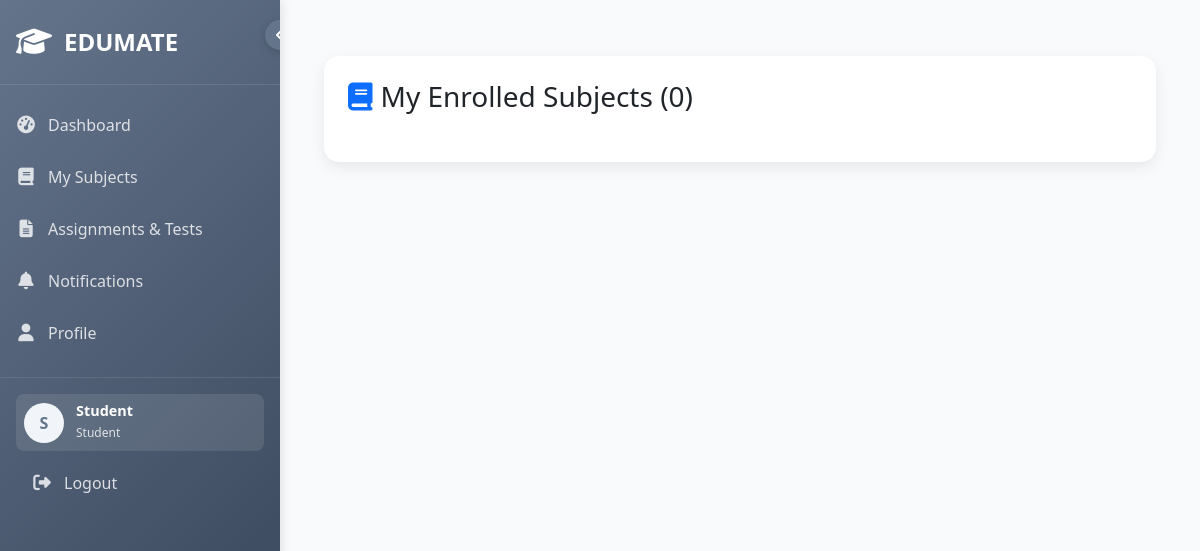
/student_dashboard/subjects.php (signed in), run on an earlier commit of the app's database.
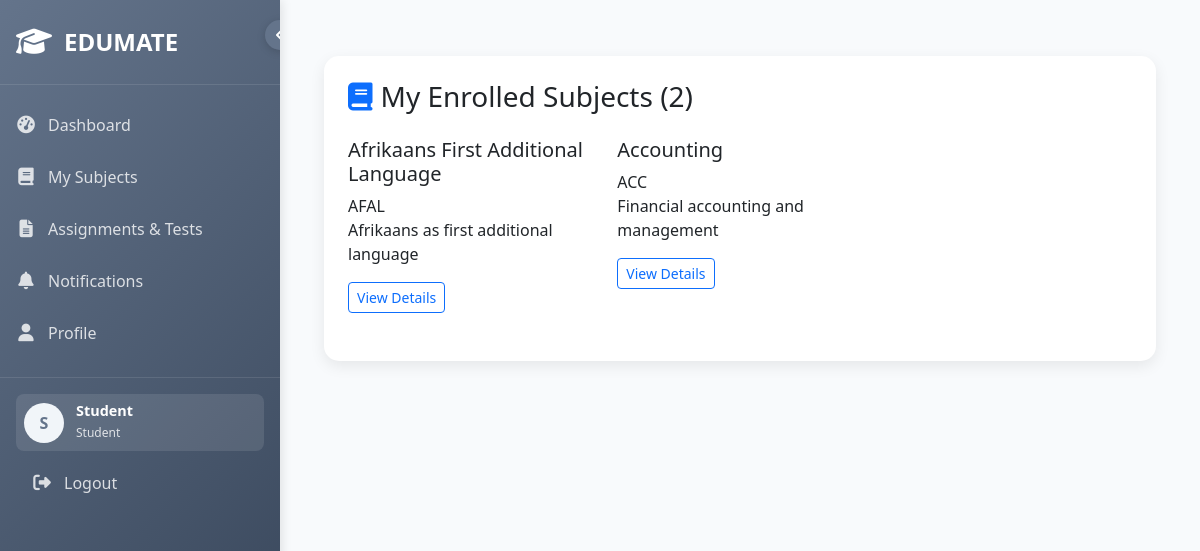
And on a later commit of the database.
### tables this page shows
CREATE TABLE `subject_enrollments` (
  `id` int(11) NOT NULL,
  `student_id` int(11) NOT NULL,
  `subject_id` int(11) NOT NULL,
  `grade_at_enrollment` int(11) NOT NULL,
  `status` enum('active','dropped','completed') DEFAULT 'active',
  `enrollment_date` timestamp NOT NULL DEFAULT current_timestamp(),
  `dropped_date` timestamp NULL DEFAULT NULL,
  `created_at` timestamp NOT NULL DEFAULT current_timestamp(),
  `updated_at` timestamp NOT NULL DEFAULT current_timestamp() ON UPDATE current_timestamp()
);

CREATE TABLE `subjects` (
  `id` int(11) NOT NULL,
  `subject_name` varchar(100) NOT NULL,
  `subject_code` varchar(10) NOT NULL,
  `category` enum('core','elective','practical') NOT NULL DEFAULT 'core',
  `applicable_grades` longtext NOT NULL CHECK (json_valid(`applicable_grades`)),
  `description` text DEFAULT NULL,
  `is_active` tinyint(1) DEFAULT 1,
  `created_at` timestamp NOT NULL DEFAULT current_timestamp()
);

### student_dashboard/subjects.php (the view, shortened to what this page needs)
<?php
require_once '../config/database.php';
$student_id = $_SESSION['user_id'];
$stmt = $pdo->prepare("SELECT * FROM users WHERE id = ?");
$stmt->execute([$student_id]);
$student_data = $stmt->fetch(PDO::FETCH_ASSOC);
$student_grade = $student_data ? $student_data['grade'] : null;
$enrolled_subjects = [];
if ($student_grade) {
    $stmt = $pdo->prepare("
        SELECT s.*, se.enrollment_date, se.grade_at_enrollment
        FROM subjects s
        JOIN subject_enrollments se ON s.id = se.subject_id
        WHERE se.student_id = ? AND se.status='active'
    ");
    $stmt->execute([$student_id]);
    $enrolled_subjects = $stmt->fetchAll(PDO::FETCH_ASSOC);
}
$selected_subject = null;
$materials = [];
$open_resources = [];
include '../includes/student_header.php';
?>
<div class="container py-4">
    <?php if ($selected_subject): ?>
        <div class="subject-card mb-4">
            <div class="subject-header <?= $selected_subject['category']; ?>">
                <div class="d-flex justify-content-between">
                    <h3 class="mb-0"><?= htmlspecialchars($selected_subject['subject_name']); ?></h3>
                    <span class="badge bg-light text-dark">Grade <?= $selected_subject['grade_at_enrollment']; ?></span>
                </div>
                <div class="stats-badge mt-2"><?= htmlspecialchars($selected_subject['subject_code']); ?></div>
            </div>
            <div class="card-body">
                <p class="mb-3"><?= htmlspecialchars($selected_subject['description']); ?></p>
                <div class="mb-3">
                    <i class="fas fa-calendar me-2"></i>Enrolled: <?= date("M d, Y", strtotime($selected_subject['enrollment_date'])); ?>
                </div>
            </div>
        </div>
        <div class="content-card p-4 mb-4">
            <h4 class="mb-3"><i class="fas fa-book-open text-primary me-2"></i>Teacher Materials</h4>
            <?php if (empty($materials)): ?>
                <p>No materials uploaded yet.</p>
            <?php else: ?>
                <div class="row">
                    <?php foreach ($materials as $m): ?>
                        <div class="col-md-6 mb-3">
                            <div class="card h-100">
                                <div class="card-body">
                                    <h5><?= htmlspecialchars($m['title']); ?></h5>
                                    <p class="text-muted"><?= htmlspecialchars($m['description']); ?></p>
                                    <small>By <?= htmlspecialchars($m['teacher_name']); ?> on <?= date("M d, Y", strtotime($m['created_at'])); ?></small>
                                    <div class="mt-2">
                                        <?php if ($m['file_path']): ?>
                                            <a href="../<?= $m['file_path']; ?>" target="_blank" class="btn btn-sm btn-outline-primary">📂 Download</a>
                                        <?php endif; ?>
                                        <?php if ($m['external_link']): ?>
                                            <a href="<?= $m['external_link']; ?>" target="_blank" class="btn btn-sm btn-outline-secondary">🔗 Open Link</a>
                                        <?php endif; ?>
                                    </div>
                                </div>
                            </div>
                        </div>
                    <?php endforeach; ?>
                </div>
            <?php endif; ?>
        </div>
        <div class="content-card p-4 mb-4">
            <h4 class="mb-3"><i class="fas fa-globe text-success me-2"></i>Additional Resources</h4>
            <?php if (empty($open_resources)): ?>
                <p>No additional resources.</p>
            <?php else: ?>
                <?php foreach ($open_resources as $r): ?>
                    <div class="card mb-3">
                        <div class="card-body">
                            <h5><?= htmlspecialchars($r['title']); ?></h5>
                            <p class="text-muted"><?= htmlspecialchars($r['description']); ?></p>
                            <a href="<?= $r['resource_link']; ?>" target="_blank" class="btn btn-sm btn-outline-success">Open Resource</a>
                        </div>
                    </div>
                <?php endforeach; ?>
            <?php endif; ?>
        </div>
        <a href="subjects.php" class="btn btn-secondary"><i class="fas fa-arrow-left me-2"></i>Back to My Subjects</a>
    <?php else: ?>
        <div class="content-card p-4">
            <h3 class="mb-4"><i class="fas fa-book text-primary me-2"></i>My Enrolled Subjects (<?= count($enrolled_subjects) ?>)</h3>
            <div class="row">
                <?php foreach ($enrolled_subjects as $subject): ?>
                    <div class="col-md-4 mb-4">
                        <div class="subject-card">
                            <div class="subject-header <?= $subject['category']; ?>">
                                <h5><?= htmlspecialchars($subject['subject_name']); ?></h5>
                                <div class="stats-badge"><?= htmlspecialchars($subject['subject_code']); ?></div>
                            </div>
                            <div class="card-body">
                                <p><?= htmlspecialchars($subject['description'] ?? 'No description available.'); ?></p>
                                <a href="?view_id=<?= $subject['id']; ?>" class="btn btn-outline-primary btn-sm">View Details</a>
                            </div>
                        </div>
                    </div>
                <?php endforeach; ?>
            </div>
        </div>
    <?php endif; ?>
</div>
<?php include '../includes/student_footer.php'; ?>

### includes/student_header.php (shortened to what this page needs)
<?php
$student_name = $_SESSION['student_name'] ?? 'Student';
$current_page = basename($_SERVER['PHP_SELF'], '.php');
?>
<!DOCTYPE html>
<html lang="en">
<head>
    <link href="https://cdn.jsdelivr.net/npm/bootstrap@5.3.0/dist/css/bootstrap.min.css" rel="stylesheet">
    <link href="https://cdnjs.cloudflare.com/ajax/libs/font-awesome/6.4.0/css/all.min.css" rel="stylesheet">
</head>
<body>
    <nav class="sidebar" id="sidebar">
        <div class="sidebar-header">
            <a href="student_dashboard.php" class="sidebar-brand">
                <i class="fas fa-graduation-cap"></i>
                <span>EDUMATE</span>
            </a>
            <button class="sidebar-toggle d-none d-md-block" onclick="toggleSidebar()">
                <i class="fas fa-angle-left" id="toggleIcon"></i>
            </button>
        </div>
        <div class="sidebar-nav">
            <ul class="nav flex-column">
                <li class="nav-item">
                    <a class="nav-link <?php echo ($current_page === 'student_dashboard') ? 'active' : ''; ?>"
                       href="student_dashboard.php" data-bs-toggle="tooltip" data-bs-placement="right" title="Dashboard">
                        <i class="fas fa-tachometer-alt"></i>
                        <span>Dashboard</span>
                    </a>
                </li>
                <li class="nav-item">
                    <a class="nav-link <?php echo ($current_page === 'courses') ? 'active' : ''; ?>"
                       href="subjects.php" data-bs-toggle="tooltip" data-bs-placement="right" title="My subjects">
                        <i class="fas fa-book"></i>
                        <span>My Subjects</span>
                    </a>
                </li>
                <li class="nav-item">
                    <a class="nav-link <?php echo ($current_page === 'assignments') ? 'active' : ''; ?>"
                       href="assignments.php" data-bs-toggle="tooltip" data-bs-placement="right" title="Assignments & Tests">
                        <i class="fas fa-file-alt"></i>
                        <span>Assignments & Tests</span>
                    </a>
                </li>
                <li class="nav-item">
                    <a class="nav-link <?php echo ($current_page === 'notifications') ? 'active' : ''; ?>"
                       href="notifications.php" data-bs-toggle="tooltip" data-bs-placement="right" title="Notifications">
                        <i class="fas fa-bell"></i>
                        <span>Notifications</span>
                    </a>
                </li>
                <li class="nav-item">
                    <a class="nav-link <?php echo ($current_page === 'profile') ? 'active' : ''; ?>"
                       href="student_profile.php" data-bs-toggle="tooltip" data-bs-placement="right" title="Profile">
                        <i class="fas fa-user"></i>
                        <span>Profile</span>
                    </a>
                </li>
            </ul>
        </div>
        <div class="sidebar-footer">
            <div class="user-info">
                <div class="user-avatar">
                    <?php echo strtoupper(substr($student_name, 0, 1)); ?>
                </div>
                <div class="user-details">
                    <h6><?php echo htmlspecialchars($student_name); ?></h6>
                    <small>Student</small>
                </div>
            </div>
            <a class="nav-link mt-2" href="../logout.php" onclick="confirmLogout(event)" data-bs-toggle="tooltip" data-bs-placement="right" title="Logout">
                <i class="fas fa-sign-out-alt"></i>
                <span>Logout</span>
            </a>
        </div>
    </nav>
    <main class="main-content" id="mainContent"><?php

### includes/student_footer.php (shortened to what this page needs)
</main>
</body>
</html>

### includes/student_header.php (style rules this page uses)
:root { --sidebar-width: 280px; --sidebar-collapsed-width: 70px; --primary-neutral: #64748b; --secondary-neutral: #475569; --light-neutral: #f1f5f9; --dark-neutral: #334155; --accent-neutral: #94a3b8; }
body { font-family: 'Segoe UI', Tahoma, Geneva, Verdana, sans-serif; background-color: #f8fafc; }
.sidebar { position: fixed; top: 0; left: 0; height: 100vh; width: var(--sidebar-width); background: linear-gradient(135deg, var(--primary-neutral) 0%, var(--dark-neutral) 100%); transition: all 0.3s ease; z-index: 1000; overflow-x: hidden; box-shadow: 2px 0 10px rgba(0, 0, 0, 0.1); }
.sidebar-header { padding: 1.5rem 1rem; border-bottom: 1px solid rgba(255, 255, 255, 0.1); display: flex; align-items: center; min-height: 80px; }
.sidebar-brand { color: white; font-size: 1.5rem; font-weight: bold; text-decoration: none; display: flex; align-items: center; transition: all 0.3s ease; }
.sidebar-brand i { margin-right: 0.75rem; font-size: 1.8rem; }
.sidebar-toggle { position: absolute; top: 20px; right: -15px; background: var(--primary-neutral); color: white; border: none; border-radius: 50%; width: 30px; height: 30px; display: flex; align-items: center; justify-content: center; cursor: pointer; transition: all 0.3s ease; box-shadow: 0 2px 8px rgba(0, 0, 0, 0.15); }
.sidebar-nav { padding: 1rem 0; flex: 1; }
.nav-item { margin-bottom: 0.25rem; }
.nav-link { display: flex; align-items: center; padding: 0.75rem 1rem; color: rgba(255, 255, 255, 0.8); text-decoration: none; transition: all 0.3s ease; border-radius: 0 25px 25px 0; margin-right: 1rem; position: relative; }
.nav-link i { width: 20px; margin-right: 0.75rem; text-align: center; font-size: 1.1rem; }
.nav-link span { transition: all 0.3s ease; }
.main-content { margin-left: var(--sidebar-width); transition: all 0.3s ease; min-height: 100vh; padding: 2rem; }
.sidebar-footer { border-top: 1px solid rgba(255, 255, 255, 0.1); padding: 1rem; }
.user-info { display: flex; align-items: center; color: white; padding: 0.5rem; border-radius: 8px; background: rgba(255, 255, 255, 0.1); }
.user-avatar { width: 40px; height: 40px; border-radius: 50%; background: var(--light-neutral); display: flex; align-items: center; justify-content: center; margin-right: 0.75rem; color: var(--primary-neutral); font-weight: bold; }
.user-details h6 { margin: 0; font-size: 0.9rem; font-weight: 600; }
.user-details small { opacity: 0.8; font-size: 0.75rem; }
.content-card { background: white; border-radius: 15px; box-shadow: 0 5px 15px rgba(0, 0, 0, 0.08); overflow: hidden; }

What changed in the data, as far as the page shows it:
added subject_enrollments: subject.subject_name "Afrikaans First Additional Language", subject.subject_code "AFAL", subject.description "Afrikaans as first additional language"
added subject_enrollments: subject.subject_name "Accounting", subject.subject_code "ACC", subject.description "Financial accounting and management"
Also different on the page:
count($enrolled_subjects): "0" → "2"
